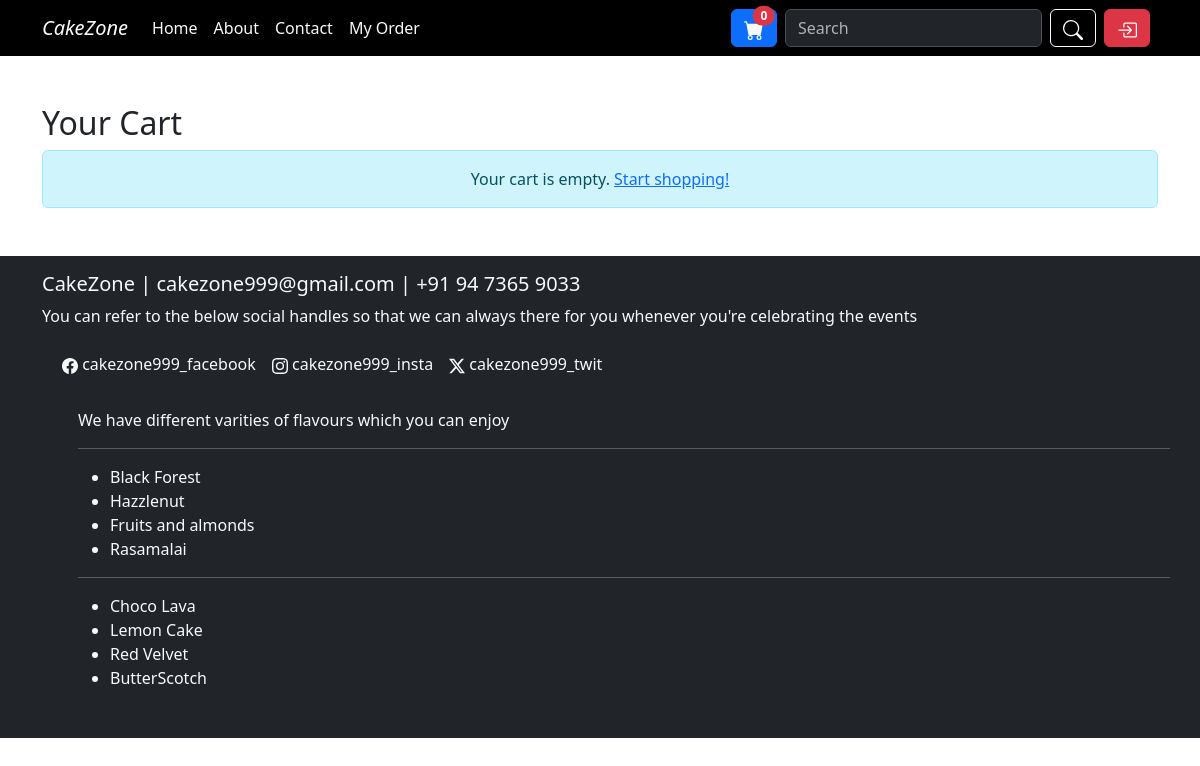
The app's page /app/view_cart (signed in), older data.
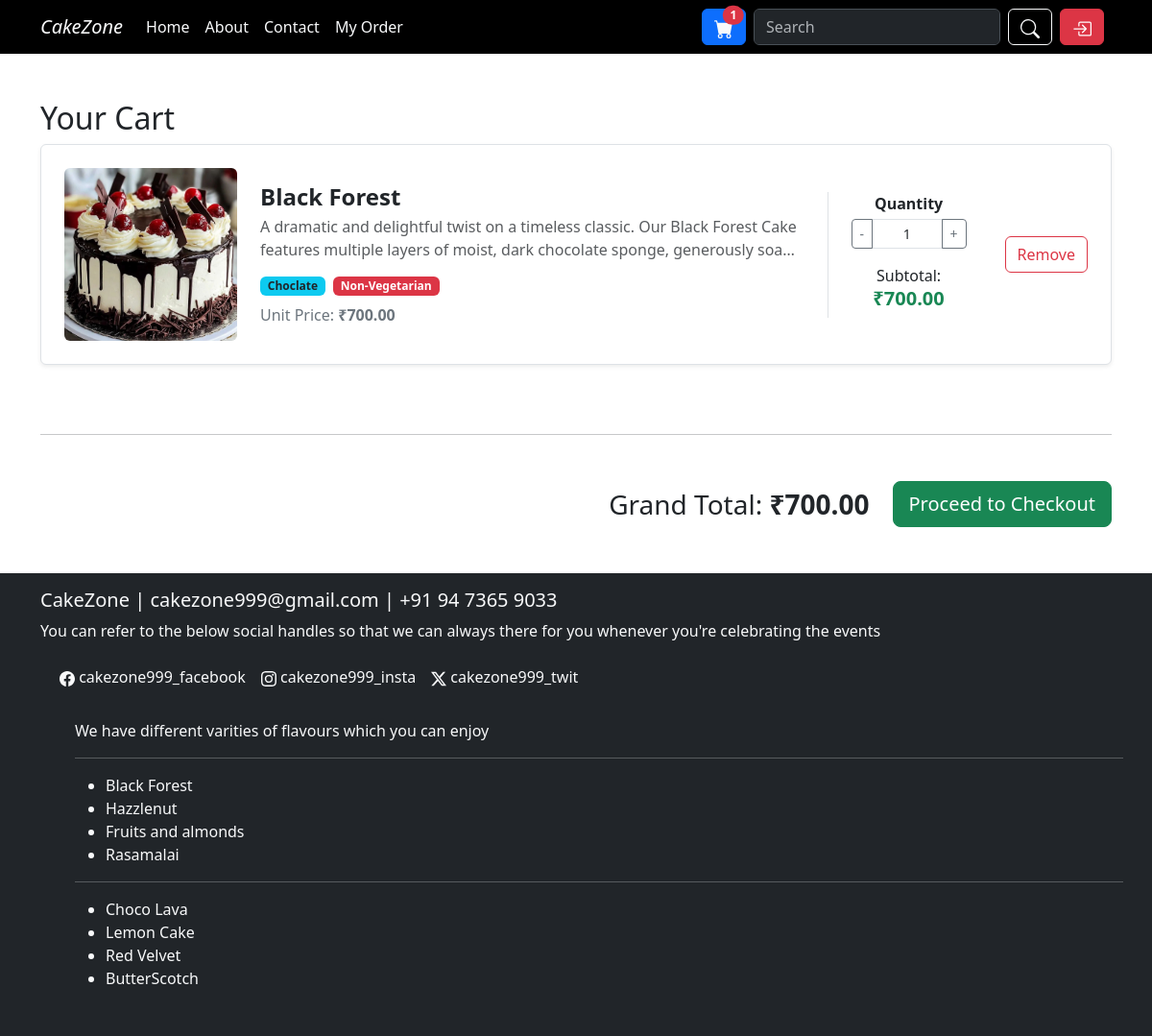
The same page, newer data.
### cakeapp/models.py (models this page shows)
class Cart(models.Model):
    user = models.ForeignKey(User, on_delete=models.CASCADE)
    cake = models.ForeignKey(Cake, on_delete=models.CASCADE)
    quantity = models.PositiveIntegerField(default=1)
    added_at = models.DateTimeField(auto_now_add=True)
    @property
    def item_total(self):
        return self.cake.price * self.quantity

class Cake(models.Model):
    name = models.CharField(max_length=1000)
    description = models.TextField(max_length=2000, blank=True)
    category = models.CharField(max_length=1000)
    veg_nonveg = models.CharField(max_length=10, choices=[
        ('veg', 'Vegetarian'),
        ('nonveg', 'Non-Vegetarian'),
    ])
    price = models.DecimalField(max_digits=8, decimal_places=2)
    cake_image = models.ImageField(upload_to='cakes/', blank=True, null=True)

### cakeapp/views.py (the view)
# urls.py: path('view_cart', views.view_cart, name="view_cart"),
def view_cart(request):
    cart_items = Cart.objects.filter(user=request.user)
    total = sum(item.cake.price * item.quantity for item in cart_items)
    return render(request, 'cart.html', {'cart_items': cart_items, 'total': total})

### cakeapp/context_processors.py (called while the page is built)
def cart_count(request):
    if request.user.is_authenticated:
        return {'cart_count': Cart.objects.filter(user=request.user).count()}
    return {'cart_count': 0}

### templates/cart.html (shortened to what this page needs)
{% extends "base.html" %}
{% block content %}
<div class="container my-5">
  <h2>Your Cart</h2>
  {% if cart_items %}
    <div class="list-group">
      {% for item in cart_items %}
      <div class="list-group-item d-flex align-items-center mb-4 p-4 border rounded shadow-sm">
        <div class="me-4 flex-shrink-0">
          {% if item.cake.cake_image %}
            <img src="{{ item.cake.cake_image.url }}" alt="{{ item.cake.name }}"
                 class="img-fluid rounded" style="width: 180px; height: 180px; object-fit: cover;">
          {% else %}
            <div class="d-flex align-items-center justify-content-center bg-light text-muted rounded border"
                 style="width: 180px; height: 180px;">
              No Image
            </div>
          {% endif %}
        </div>
        <div class="flex-grow-1 me-4">
          <h4 class="mb-1 fw-bold">{{ item.cake.name }}</h4>
          <p class="text-muted mb-3">{{ item.cake.description|truncatechars:150 }}</p>
          <div class="d-flex align-items-center mb-2">
            <span class="badge bg-info text-dark">{{ item.cake.category }}</span>
            <span class="badge bg-{% if item.cake.veg_nonveg == 'veg' %}success{% else %}danger{% endif %} ms-2">
               {{ item.cake.get_veg_nonveg_display }}
            </span>
          </div>
          <p class="mb-0 text-secondary">Unit Price: <span class="fw-bold">₹{{ item.cake.price|floatformat:2 }}</span></p>
        </div>
        <div class="d-flex flex-column align-items-center me-4 border-start ps-4">
          <label class="form-label mb-1 fw-bold text-nowrap">Quantity</label>
          <div class="input-group input-group-sm mb-3" style="width: 120px;">
            <a href="{% url 'decrease_quantity' item.id %}" class="btn btn-outline-secondary">-</a>
            <input type="text" class="form-control text-center bg-white" value="{{ item.quantity }}" readonly>
            <a href="{% url 'increase_quantity' item.id %}" class="btn btn-outline-secondary">+</a>
          </div>
          <p class="mb-0 text-nowrap">Subtotal:</p>
          <h5 class="text-success fw-bold text-nowrap">₹{{ item.item_total|floatformat:2 }}</h5>
        </div>
        <div class="ms-3">
          <a href="{% url 'remove_from_cart' item.id %}" class="btn btn-outline-danger">Remove</a>
        </div>
      </div>
      {% endfor %}
    </div>
    <hr class="my-5">
    <div class="d-flex justify-content-end align-items-center">
        <h3 class="me-4 mb-0">Grand Total: <span class="text-dark fw-bold">₹{{ total|floatformat:2 }}</span></h3>
        <a href="{% url 'checkout' %}" class="btn btn-lg btn-success">Proceed to Checkout</a>
    </div>
  {% else %}
    <div class="alert alert-info text-center" role="alert">
      Your cart is empty. <a href="{% url 'home' %}">Start shopping!</a>
    </div>
  {% endif %}
</div>
{% endblock %}

### templates/base.html (shortened to what this page needs)
<!DOCTYPE html>
<html lang="en">
<head>
    <link href="https://cdn.jsdelivr.net/npm/bootstrap@5.3.8/dist/css/bootstrap.min.css" rel="stylesheet"
>
    </head>
<body >
    <div class="container-fluid" style="padding: 0;">
        <div class="row" >
            <nav class="navbar navbar-expand-lg bg-black " data-bs-theme="dark" >
                <div class="container" >
                    {% if user.is_authenticated %}
                    <a href="/app/home" class="navbar-brand text-light"><i class="bi bi-cart-fill ">CakeZone</i></a>
                    {% else %}
                    <a href="/" class="navbar-brand text-light"><i class="bi bi-cart-fill ">CakeZone</i></a>
                    {% endif %}
                    <div class="collapse navbar-collapse" id="navbarSupportedContent">
                        <ul class="navbar-nav me-auto mb-2 mb-lg-0">
                            <li class="nav-item">
                                {% if user.is_authenticated %}
                                <a class="nav-link active text-light nav-underline" aria-current="page"
                                    href="/app/home">Home</a>
                                {% else %}
                                <a class="nav-link active text-light nav-underline" aria-current="page"
                                    href="/">Home</a>
                                {% endif %}
                            </li>
                            <li class="nav-item">
                                <a class="nav-link text-light" href="/app/about">About</a>
                            </li>
                            <li class="nav-item">
                                <a class="nav-link text-light" href="/app/contact">Contact</a>
                            </li>
                            {% if user.is_authenticated %}
                            <li class="nav-item">
                                <a class="nav-link text-light" href="{% url 'order_tracker' %}">My Order</a>
                            </li>
                            {% endif %}
                        </ul>
                        {% if user.is_authenticated %}
                        <div class="d-flex">
                            <button class="btn btn-primary mx-2">
                                <a href="{% url 'view_cart' %}" class=" nav-link btn btn-primary position-relative">
                                    <span
                                        class="position-absolute top-0 start-100 translate-middle badge rounded-pill bg-danger">
                                        {{ cart_count }}
                                    </span>
                                </a>
                            </button>
                        </div>
                        <div class="d-flex">
                            <form class="d-flex" role="search" action="{% url 'search_view_name' %}" method="get">
                                <input class="form-control me-2" type="search" placeholder="Search" aria-label="Search"
                                    type="text" name="q" value="{{ query|default:'' }}" />
                                <button class="btn btn-outline-light" type="submit"><svg
                                        xmlns="http://www.w3.org/2000/svg" width="20" height="20" fill="currentColor"
                                        class="bi bi-search" viewBox="0 0 16 16">
                                        <path
                                            d="M11.742 10.344a6.5 6.5 0 1 0-1.397 1.398h-.001q.044.06.098.115l3.85 3.85a1 1 0 0 0 1.415-1.414l-3.85-3.85a1 1 0 0 0-.115-.1zM12 6.5a5.5 5.5 0 1 1-11 0 5.5 5.5 0 0 1 11 0" />
                                    </svg></button>
                            </form>
                        </div>
                        <div class="d-flex">
                            <form action="/app/logout/" method="post">
                                <button type='submit' class="btn btn-danger mx-2"></button>
                            </form>
                        </div>
                        {% else %}
                        <div class="d-flex">
                            <a href="/app/register" class="btn btn-outline-light">Register</a>
                            <a href="/app/login" class="btn btn-light" style="margin-left: 10px;">Login</a>
                        </div>
                        {% endif %}
                    </div>
                </div>
            </nav>
        </div>
            {% block content %}{% endblock %}
        <div class="row">
            <div class="col container bg-dark text-light pb-4">
                <div class="container pt-3">
                    <h5>CakeZone | cakezone999@gmail.com | +91 94 7365 9033</h3>
                        <p>You can refer to the below social handles so that we can always there for you whenever
                            you're
                            celebrating the events</p>
                        <div class="container d-flex flex-row mb-3">
                            <div class="p-2">
                                 cakezone999_facebook
                            </div>
                            <div class="p-2">
                                 cakezone999_insta
                            </div>
                            <div class="p-2">
                                <svg xmlns="http://www.w3.org/2000/svg" width="16" height="16" fill="currentColor"
                                    class="bi bi-twitter-x" viewBox="0 0 16 16">
                                    <path
                                        d="M12.6.75h2.454l-5.36 6.142L16 15.25h-4.937l-3.867-5.07-4.425 5.07H.316l5.733-6.57L0 .75h5.063l3.495 4.633L12.601.75Zm-.86 13.028h1.36L4.323 2.145H2.865z" />
                                </svg> cakezone999_twit
                            </div>
                        </div>
                        <div class="container m-4">
                            We have different varities of flavours which you can enjoy
                            <hr>
                            <ul>
                                <li>Black Forest</li>
                                <li>Hazzlenut</li>
                                <li>Fruits and almonds</li>
                                <li>Rasamalai</li>
                            </ul>
                            <hr>
                            <ul>
                                <li>Choco Lava</li>
                                <li>Lemon Cake</li>
                                <li>Red Velvet</li>
                                <li>ButterScotch</li>
                            </ul>
                        </div>
                </div>
            </div>
        </div>
    </div>
</body>
</html>

### templates/base.html (style rules this page uses)
* { padding: 0; box-sizing: border-box; }

Row changes from the older to the newer data that the page shows:
added Cart: cake.cake_image (picture), cake.name "Black Forest", cake.description "A dramatic and delightful twist on a timeless classic. Our Black Forest Cake features multiple layers of moist, dark chocolate sponge, generously soa…", cake.category "Choclate", cake.veg_nonveg "Non-Vegetarian", cake.price "700.00", quantity "1", item_total "700.00"
Text that changed along with them:
{{ cart_count }}: "0" → "1"
{{ total|floatformat:2 }}: (not shown) → "700.00"
text no longer shown: "Your cart is empty. Start shopping!"
text now shown: "Grand Total: ₹ Proceed to Checkout"
